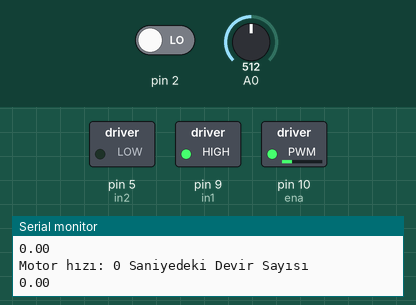
Simulated run of this sketch. Board: Arduino Uno, built with avr-gcc and run on an emulated ATmega328P. On the bench: switched loads named in the sketch (green lamp = pin HIGH), the last lines printed to the serial monitor. The inputs (shaded band) are chosen by the test bench; at power-on: A0 = 512, pin 2 LOW.

Above: at 1.2 s.
1.3 s: A0 set to 716
At 2.7 s:
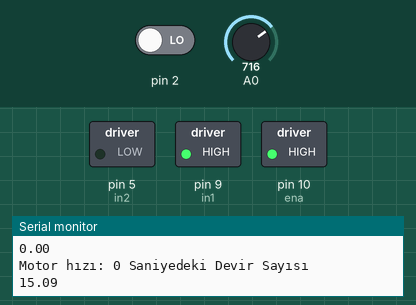
3.5 s: A0 set to 698
5.2 s: A0 set to 682
At 7.1 s:
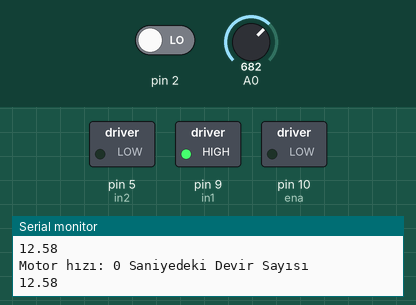
7.5 s: A0 set to 306
At 8.7 s:
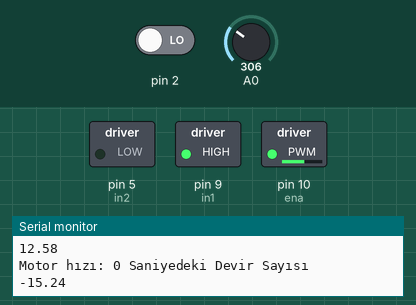
9.5 s: A0 set to 0
At 11.4 s:
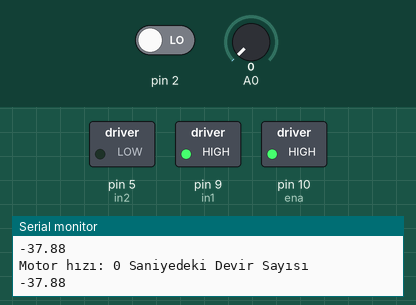
Timing chart, 0 to 12.5 s (numbered marks = the images above; inputs shaded):
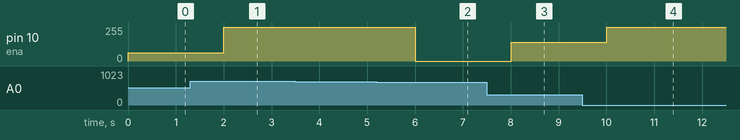

The sketch:

rpm-amper.ino
```cpp
#include <TimerOne.h>
unsigned int sayac=0;

int in1 = 9;
int in2 = 5;
 int ena = 10;

const int analogIn = 1; //ACS712 SENSOR BAĞLANTI PINI
double Amp;  // Amper değeri
  int mVperAmp = 66; // 5A modül için 185, 20A modül için 100, 30A modül için 66
  int OutVoltaj;  // Akım hesaplamak için okunan OUT voltajı

void say() // sayma işlemi
{
 sayac++; // sayacı bir arttır
}

void timerIsr()
{
 Timer1.detachInterrupt(); //zamanlayıcıyı durdur
 Serial.print("Motor hızı: ");
 int devir = (sayac / 15); // buradaki 15 sayısı encoderdeki boşluk veya delik sayısıdır. Sizdeki kaç delik ise o sayıyı yazın.
 Serial.print(devir,DEC);
 Serial.println(" Saniyedeki Devir Sayısı");

 sayac=0; // sayacı sıfırla
 Timer1.attachInterrupt( timerIsr ); //zamanlayıcıyı etkinleştir
}

void setup()
{
 Serial.begin(9600);

 pinMode(in1, OUTPUT);
 pinMode(in2, OUTPUT);
 pinMode(ena, OUTPUT);
 digitalWrite(in1, HIGH);
 digitalWrite(in2, LOW);
 Timer1.initialize(1000000); // zamanlayıcıyı bir saniyeye ayarla
 attachInterrupt(0, say, RISING); // Sensör pini high olduğunda sayacı bir arttır.
 Timer1.attachInterrupt( timerIsr ); // timerIsr zamanlayıcıyı etkinleştir
}

void loop()
{
 int pot_deger = analogRead(0); // Potansiyometreden veri okuma
 int motor_hizi = map(pot_deger, 0, 680, 255, 0); // hız değerini hesapla
 analogWrite(ena, motor_hizi); // hız değerini yazdır.


  OutVoltaj = analogRead(A0);  //  Sensörün OUT çıkışını oku
  Amp = ((((OutVoltaj / 1024.0) * 5000) - 2500) / mVperAmp); // Okunan OUT voltajından Akımı hesapla
  Serial.println(Amp);
  delay(1000);
}
```

Measured:
- the behaviour switches between 683 and 682 on A0 (found by bisection; images 1 and 2)
- after the input at 1.3 s, pin 10 (ena): 63/255 → 255/255 after 0.70 s
- after the input at 5.2 s, pin 10 (ena): 255/255 → 0/255 after 0.80 s
- after the input at 7.5 s, pin 10 (ena): 0/255 → 141/255 after 0.51 s
- after the input at 9.5 s, pin 10 (ena): 141/255 → 255/255 after 0.51 s
